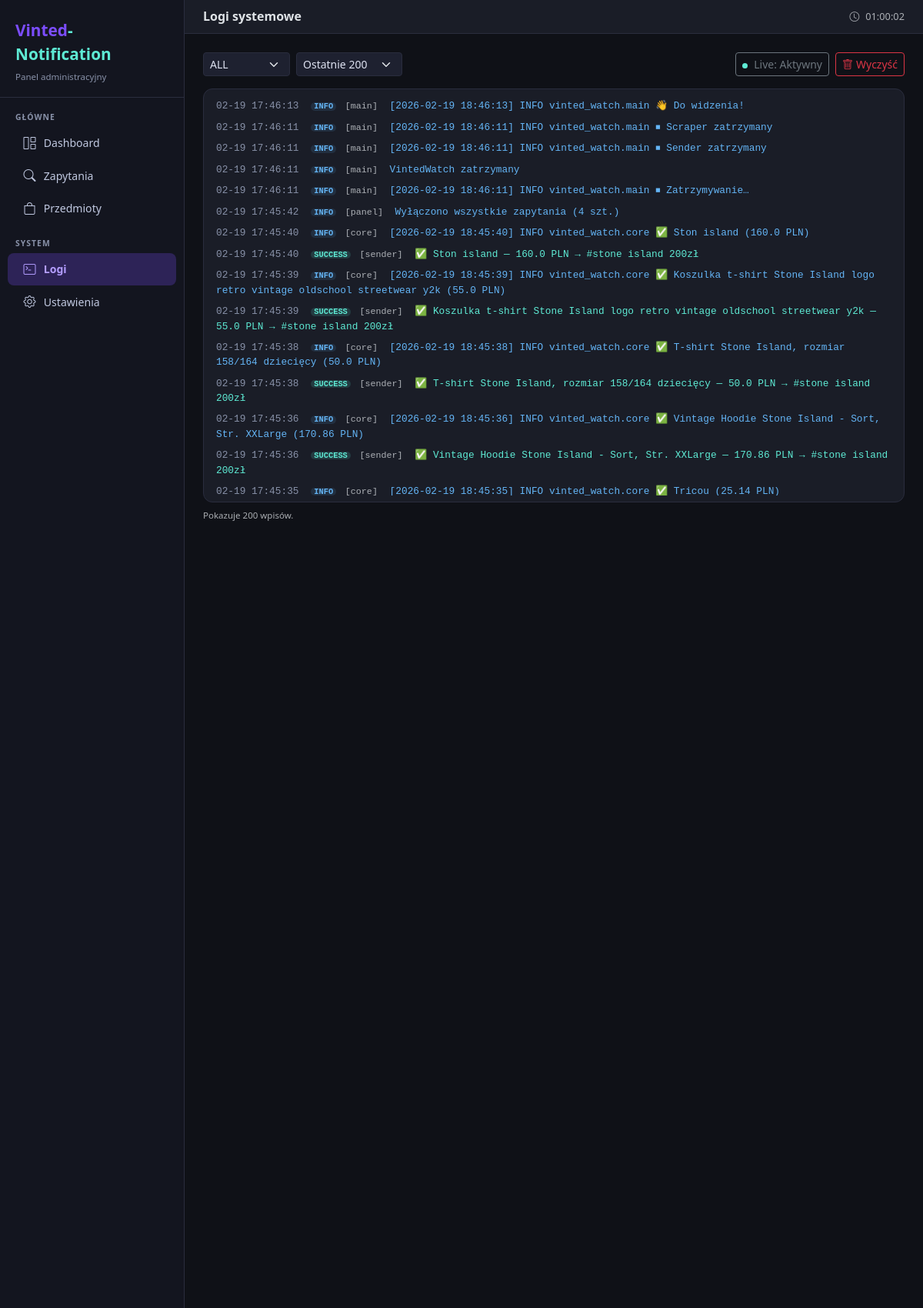
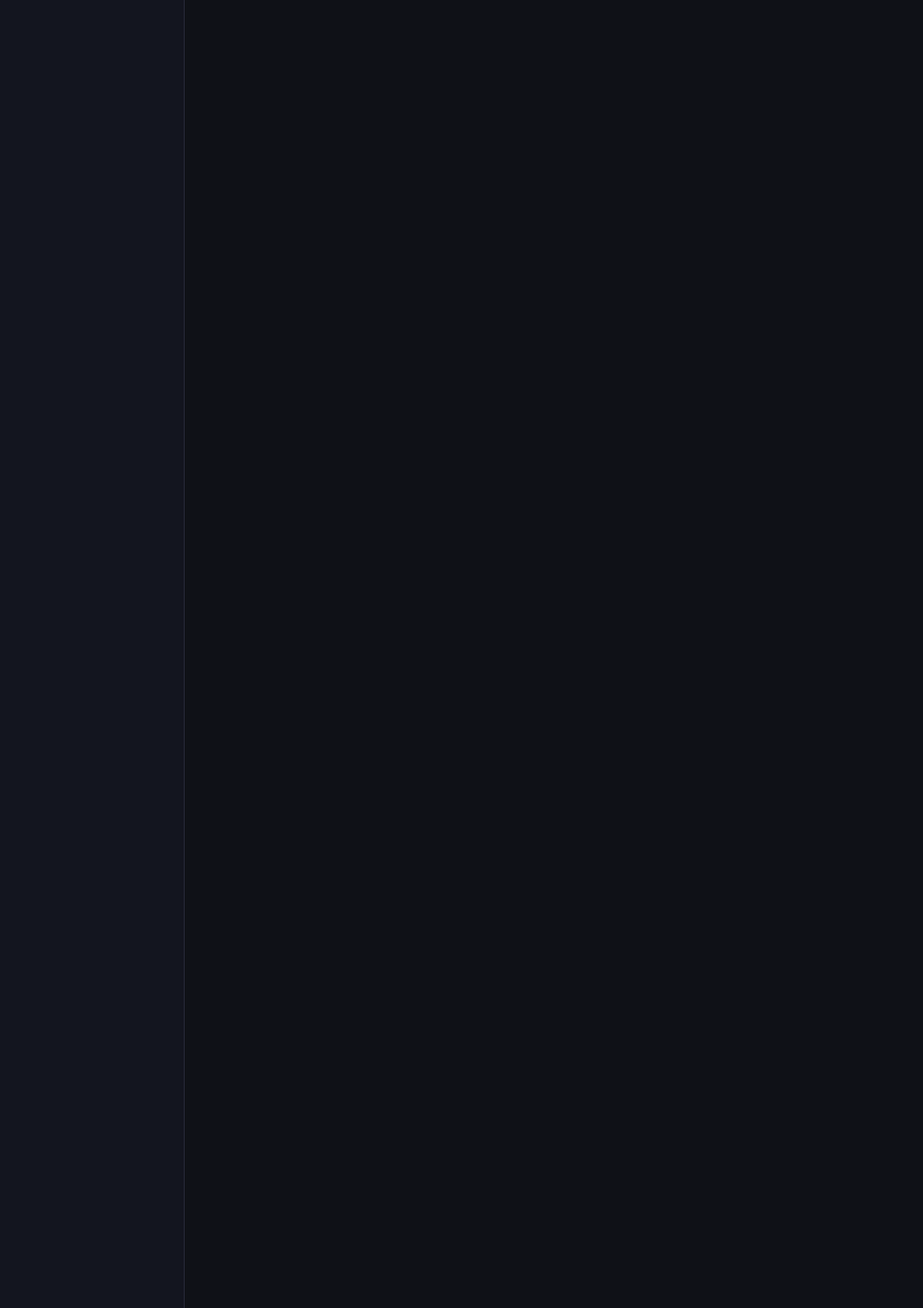
Page /logs (upper part) on the committed database (2 pictures, top to bottom).
### tables this page shows
CREATE TABLE logs (
    id          INTEGER PRIMARY KEY AUTOINCREMENT,
    level       TEXT NOT NULL DEFAULT 'INFO',
    source      TEXT NOT NULL DEFAULT 'system',
    message     TEXT NOT NULL,
    created_at  TEXT NOT NULL DEFAULT (datetime('now'))
);

### web_panel/app.py (the view)
@app.route("/logs")
def logs():
    level_filter = request.args.get("level", "ALL")
    limit = min(request.args.get("limit", 200, type=int), 1000)
    log_entries = _rows_to_list(db.get_logs(limit=limit, level=level_filter))
    return render_template(
        "logs.html",
        logs=log_entries,
        level_filter=level_filter,
        limit=limit,
    )

### src/database.py (called while the page is built, shortened)
@contextmanager
def get_connection():
    conn = _pool.get()
    try:
        yield conn
        conn.commit()
    except Exception:
        conn.rollback()
        raise

def get_logs(limit: int = 200, level: str = None) -> List[sqlite3.Row]:
    with get_connection() as conn:
        if level and level != "ALL":
            return conn.execute(
                "SELECT * FROM logs WHERE level=? ORDER BY id DESC LIMIT ?",
                (level.upper(), limit)
            ).fetchall()
        return conn.execute(
            "SELECT * FROM logs ORDER BY id DESC LIMIT ?", (limit,)
        ).fetchall()

    def get(self) -> sqlite3.Connection:
        return self._local.conn

### web_panel/app.py (called while the page is built)
def _rows_to_list(rows) -> list:
    return [dict(r) for r in rows]

### web_panel/templates/logs.html (shortened to what this page needs)
{% extends "base.html" %}
{% block page_title %}Logi systemowe{% endblock %}
{% block content %}
<div class="d-flex justify-content-between align-items-center mb-3 flex-wrap gap-2">
  <form method="GET" class="d-flex gap-2 align-items-center flex-wrap">
    <select name="level" class="form-select form-select-sm" style="width:auto" onchange="this.form.submit()">
      {% for lvl in ['ALL', 'INFO', 'SUCCESS', 'WARNING', 'ERROR'] %}
      <option value="{{ lvl }}" {{ 'selected' if level_filter == lvl else '' }}>
        {{ lvl }}
      </option>
      {% endfor %}
    </select>
    <select name="limit" class="form-select form-select-sm" style="width:auto" onchange="this.form.submit()">
      {% for l in [100, 200, 500, 1000] %}
      <option value="{{ l }}" {{ 'selected' if limit == l else '' }}>Ostatnie {{ l }}</option>
      {% endfor %}
    </select>
  </form>
  <div class="d-flex gap-2">
    <button class="btn btn-sm btn-outline-secondary" id="toggleLive">
      <span class="live-dot" style="display:inline-block;width:7px;height:7px;border-radius:50%;background:#ef5350;margin-right:5px"></span>
      Live: <span id="liveStatus">Wyłączony</span>
    </button>
    <form method="POST" action="{{ url_for('clear_logs') }}" onsubmit="return confirm('Wyczyścić wszystkie logi?')">
      <button type="submit" class="btn btn-sm btn-outline-danger">
        <i class="bi bi-trash me-1"></i>Wyczyść
      </button>
    </form>
  </div>
</div>
<div class="card">
  <div class="card-body p-2">
    <div class="log-box" id="logBox">
      {% if logs %}
      {% for log in logs %}
      <div class="log-row" data-log-id="{{ log.id }}">
        <span class="log-ts">{{ log.created_at[5:19] if log.created_at else '' }}</span>
        <span class="badge me-1 py-0 px-1"
              style="font-size:.65rem;background:
                {% if log.level == 'SUCCESS' %}rgba(94,234,212,.15){% elif log.level == 'ERROR' %}rgba(239,83,80,.15){% elif log.level == 'WARNING' %}rgba(255,213,79,.12){% else %}rgba(100,181,246,.12){% endif %};
                color:
                {% if log.level == 'SUCCESS' %}#5eead4{% elif log.level == 'ERROR' %}#ef5350{% elif log.level == 'WARNING' %}#ffd54f{% else %}#64b5f6{% endif %}">
          {{ log.level }}
        </span>
        <span class="text-muted me-2" style="font-size:.73rem">[{{ log.source }}]</span>
        <span class="log-{{ log.level }}">{{ log.message }}</span>
      </div>
      {% endfor %}
      {% else %}
      <div class="text-center text-muted py-4">Brak logów</div>
      {% endif %}
    </div>
  </div>
</div>
<div class="text-muted mt-2" style="font-size:.72rem">
  Pokazuje {{ logs | length }} wpisów.
</div>
{% endblock %}

### web_panel/templates/base.html (style rules this page uses)
:root { --bg-main: #0f1117; --bg-card: #1a1d27; --bg-sidebar: #13151f; --accent: #7c4dff; --accent-alt: #5eead4; --border: #2a2d3e; --text-muted: #8891a8; }
body { background: var(--bg-main); font-family: 'Segoe UI', system-ui, sans-serif; min-height: 100vh; }
.card { background: var(--bg-card); border: 1px solid var(--border); border-radius: 12px; }
.log-INFO { color: #64b5f6; }
.log-SUCCESS { color: #5eead4; }
.log-box { max-height: 520px; overflow-y: auto; font-family: 'Consolas', 'Fira Code', monospace; font-size: .8rem; }
.log-row { padding: .25rem .5rem; border-radius: 4px; }
.log-ts { color: var(--text-muted); margin-right: .5rem; }
.form-control, .form-select { background-color: #1e2130; border-color: var(--border); color: #dde1f0; }

### rows in the picture
logs: created_at "02-19 17:46:13", level "INFO", source "main", message "[2026-02-19 18:46:13] INFO vinted_watch.main 👋 Do widzenia!"
logs: created_at "02-19 17:46:11", level "INFO", source "main", message "[2026-02-19 18:46:11] INFO vinted_watch.main ⏹ Scraper zatrzymany"
logs: created_at "02-19 17:46:11", level "INFO", source "main", message "[2026-02-19 18:46:11] INFO vinted_watch.main ⏹ Sender zatrzymany"
logs: created_at "02-19 17:46:11", level "INFO", source "main", message "VintedWatch zatrzymany"
logs: created_at "02-19 17:46:11", level "INFO", source "main", message "[2026-02-19 18:46:11] INFO vinted_watch.main ⏹ Zatrzymywanie…"
logs: created_at "02-19 17:45:42", level "INFO", source "panel", message "Wyłączono wszystkie zapytania (4 szt.)"
logs: created_at "02-19 17:45:40", level "INFO", source "core", message "[2026-02-19 18:45:40] INFO vinted_watch.core ✅ Ston island (160.0 PLN)"
logs: created_at "02-19 17:45:40", level "SUCCESS", source "sender", message "✅ Ston island — 160.0 PLN → #stone island 200zł"
logs: created_at "02-19 17:45:39", level "INFO", source "core", message "[2026-02-19 18:45:39] INFO vinted_watch.core ✅ Koszulka t-shirt Stone Island logo retro vintage oldschool streetwear y2k (55.0 PLN)"
logs: created_at "02-19 17:45:39", level "SUCCESS", source "sender", message "✅ Koszulka t-shirt Stone Island logo retro vintage oldschool streetwear y2k — 55.0 PLN → #stone island 200zł"
logs: created_at "02-19 17:45:38", level "INFO", source "core", message "[2026-02-19 18:45:38] INFO vinted_watch.core ✅ T-shirt Stone Island, rozmiar 158/164 dziecięcy (50.0 PLN)"
logs: created_at "02-19 17:45:38", level "SUCCESS", source "sender", message "✅ T-shirt Stone Island, rozmiar 158/164 dziecięcy — 50.0 PLN → #stone island 200zł"
logs: created_at "02-19 17:45:36", level "INFO", source "core", message "[2026-02-19 18:45:36] INFO vinted_watch.core ✅ Vintage Hoodie Stone Island - Sort, Str. XXLarge (170.86 PLN)"
logs: created_at "02-19 17:45:36", level "SUCCESS", source "sender", message "✅ Vintage Hoodie Stone Island - Sort, Str. XXLarge — 170.86 PLN → #stone island 200zł"
logs: created_at "02-19 17:45:35", level "INFO", source "core", message "[2026-02-19 18:45:35] INFO vinted_watch.core ✅ Tricou (25.14 PLN)"

### other values in the picture
{{ logs | length }} "200"
form field level "ALL"
